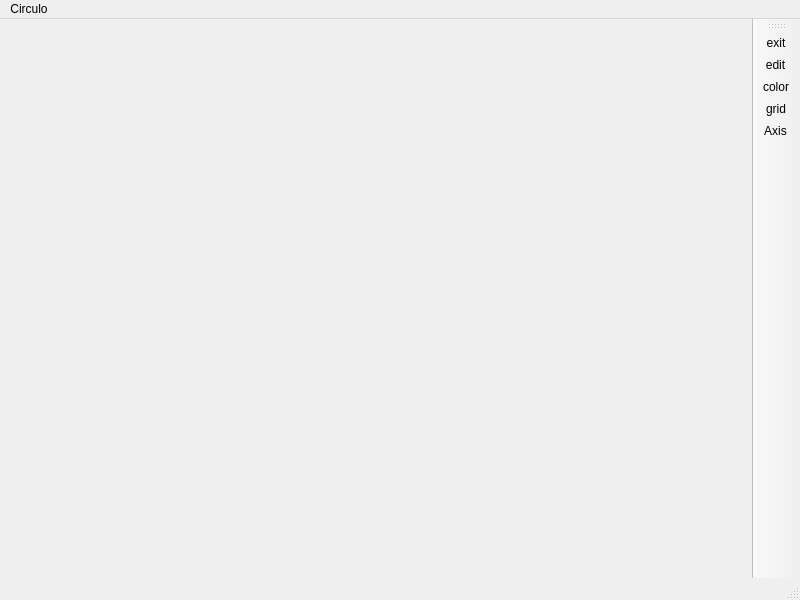
<?xml version="1.0" encoding="UTF-8"?>
<ui version="4.0">
 <class>MainWindow</class>
 <widget class="QMainWindow" name="MainWindow">
  <property name="geometry">
   <rect>
    <x>0</x>
    <y>0</y>
    <width>800</width>
    <height>600</height>
   </rect>
  </property>
  <property name="minimumSize">
   <size>
    <width>400</width>
    <height>300</height>
   </size>
  </property>
  <property name="maximumSize">
   <size>
    <width>1800</width>
    <height>1200</height>
   </size>
  </property>
  <property name="cursor">
   <cursorShape>CrossCursor</cursorShape>
  </property>
  <property name="windowTitle">
   <string>MainWindow</string>
  </property>
  <property name="styleSheet">
   <string notr="true">MainWindow {
background:rgb(255, 255, 255); }</string>
  </property>
  <widget class="QWidget" name="centralWidget"/>
  <widget class="QMenuBar" name="menuBar">
   <property name="geometry">
    <rect>
     <x>0</x>
     <y>0</y>
     <width>800</width>
     <height>21</height>
    </rect>
   </property>
   <widget class="QMenu" name="menuCirculo">
    <property name="title">
     <string>Circulo</string>
    </property>
    <addaction name="actionSalir"/>
   </widget>
   <addaction name="menuCirculo"/>
  </widget>
  <widget class="QStatusBar" name="statusBar"/>
  <widget class="QToolBar" name="toolBar">
   <property name="windowTitle">
    <string>toolBar</string>
   </property>
   <attribute name="toolBarArea">
    <enum>RightToolBarArea</enum>
   </attribute>
   <attribute name="toolBarBreak">
    <bool>false</bool>
   </attribute>
   <addaction name="actionExit"/>
   <addaction name="actionEdit"/>
   <addaction name="actionColor"/>
   <addaction name="actionGrid"/>
   <addaction name="actionAxis"/>
  </widget>
  <action name="actionExit">
   <property name="icon">
    <iconset resource="res.qrc">
     <normaloff>:/res/exit.png</normaloff>:/res/exit.png</iconset>
   </property>
   <property name="text">
    <string>exit</string>
   </property>
   <property name="toolTip">
    <string>Salir</string>
   </property>
  </action>
  <action name="actionEdit">
   <property name="icon">
    <iconset resource="res.qrc">
     <normaloff>:/res/edit.png</normaloff>:/res/edit.png</iconset>
   </property>
   <property name="text">
    <string>edit</string>
   </property>
   <property name="toolTip">
    <string>Edita la ecuacion</string>
   </property>
  </action>
  <action name="actionColor">
   <property name="icon">
    <iconset resource="res.qrc">
     <normaloff>:/res/colorwheel.png</normaloff>:/res/colorwheel.png</iconset>
   </property>
   <property name="text">
    <string>color</string>
   </property>
   <property name="toolTip">
    <string>Editar el color del circulo</string>
   </property>
  </action>
  <action name="actionGrid">
   <property name="icon">
    <iconset resource="res.qrc">
     <normaloff>:/res/grid.png</normaloff>:/res/grid.png</iconset>
   </property>
   <property name="text">
    <string>grid</string>
   </property>
   <property name="toolTip">
    <string>Muestra o esconde la cuadricula</string>
   </property>
  </action>
  <action name="actionSalir">
   <property name="text">
    <string>Salir</string>
   </property>
  </action>
  <action name="actionAxis">
   <property name="icon">
    <iconset resource="res.qrc">
     <normaloff>:/res/axis.jpeg</normaloff>:/res/axis.jpeg</iconset>
   </property>
   <property name="text">
    <string>Axis</string>
   </property>
   <property name="toolTip">
    <string>Ocultar o mostrar los ejes</string>
   </property>
  </action>
 </widget>
 <layoutdefault spacing="6" margin="11"/>
 <resources>
  <include location="res.qrc"/>
 </resources>
 <connections/>
</ui>
